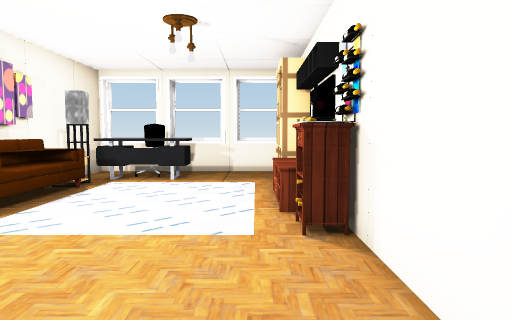
[1] (above)

16 first-person views from a walk through a 3-D level made in the Unity game engine. The camera is 1.4 m above the floor, tilts 4° down and sees 70° across. The floor is counted in squares, 1 m on a side. Each view is taken from the middle of a square. On the plan, view 1 faces up. The plan holds only what a view shows up to about 16 squares ahead; the rest is blank. The player is left out. Door leaves are left out, so doorways stand open. Some surface patterns are stand-ins.

[2]
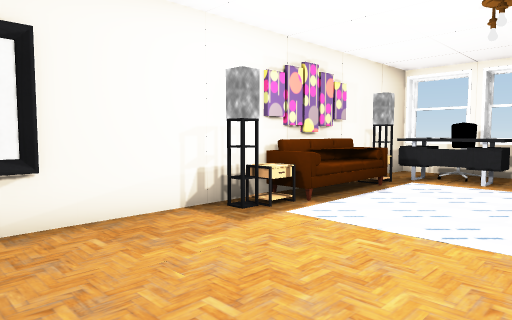

[3]
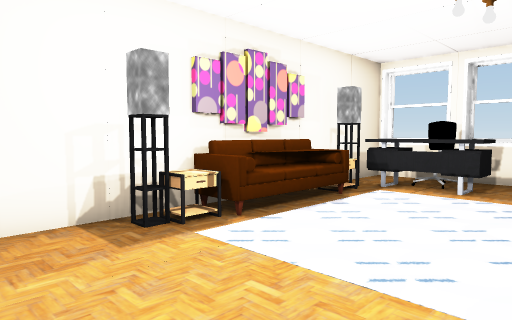

[4]
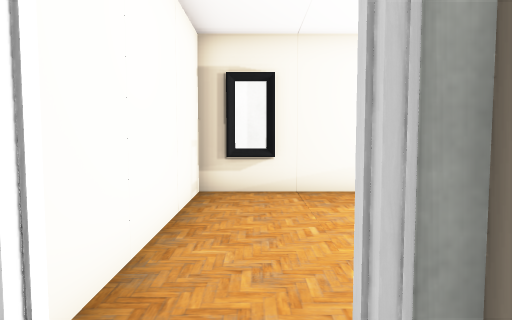

[5]
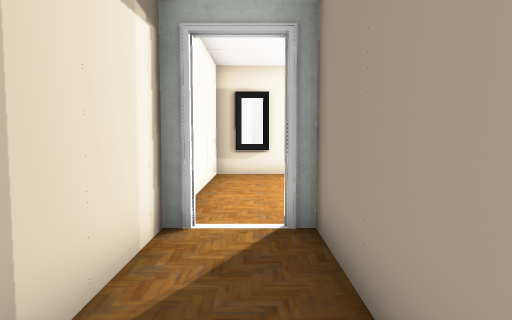

[6]
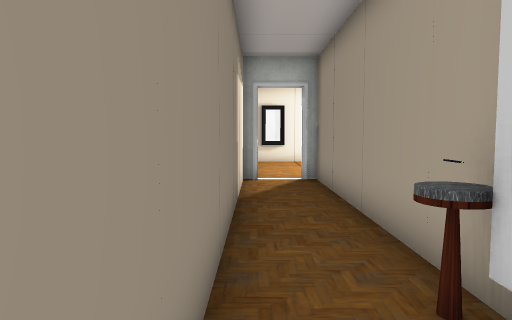

[7]
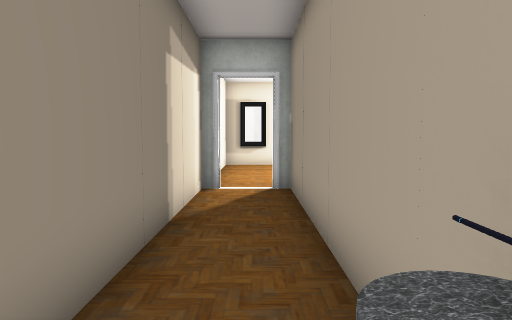

[8]
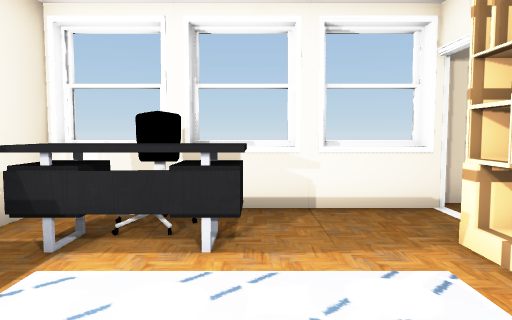

[9]
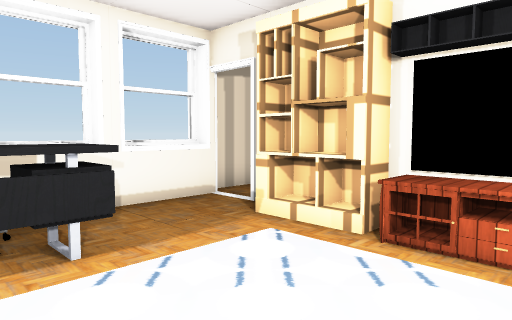

[10]
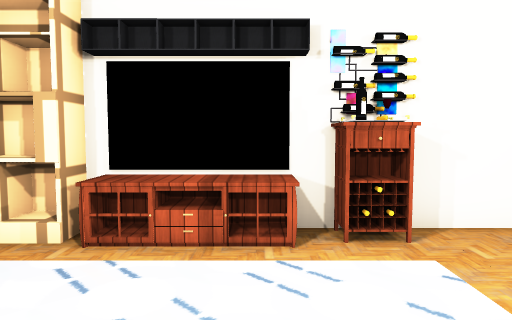

[11]
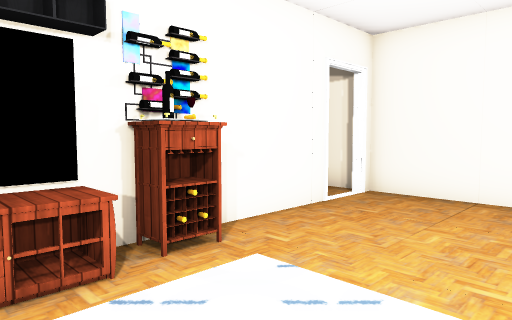

[12]
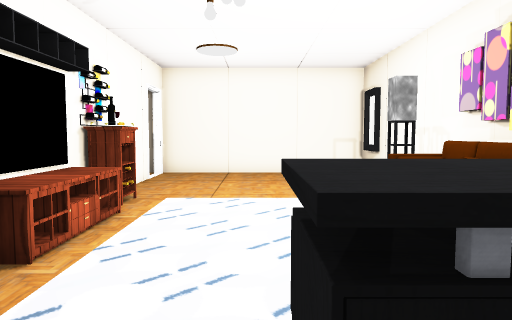

[13]
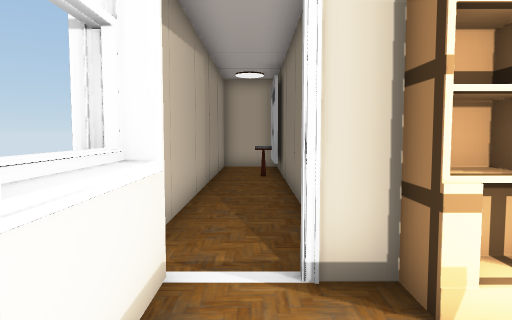

[14]
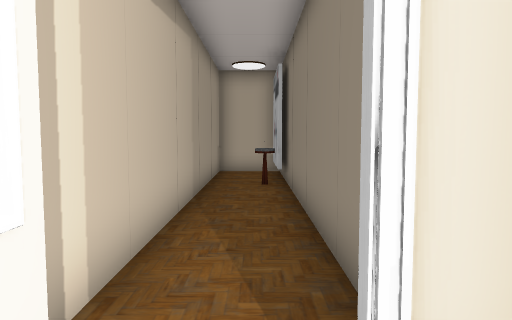

[15]
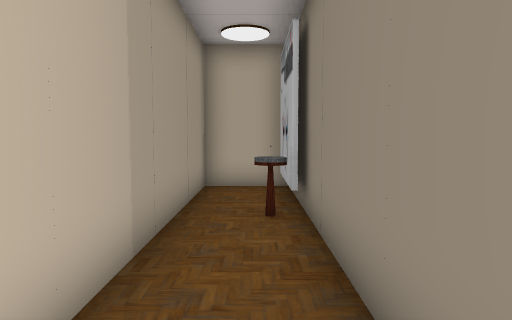

[16]
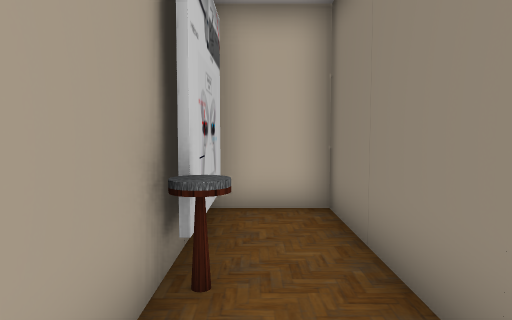

### Floor plan
Points are (right, up) in squares from view 1. A wall is a line through its corners. A room is listed if a view was taken in it or the views show most of it. See-through windows are left out.
Room 1 (views 1, 2, 3, 8, 9, 10, 11, 12, 13, 14)
walls: (0.6, 5) (1.3, 5); (-5.5, 5) (-5, 5) (-5, 4.6) (-5.5, 4.6); (1.5, 5) (0.6, 5) (0.6, 5.6); (-4.4, 11.1) (-5, 11.1) (-5, 10.5) (-5.5, 10.5); (-2.2, 12.2) (-2.2, 11.4); (1.4, 11.6) (1.4, 12.6); (1.4, 1.4) (1.4, 9.6); (-1.2, 14.2) (-3.2, 14.2); (-4.2, 14.2) (-5.7, 14.2); (1.8, 13.9) (-5.9, 13.9) (-5.9, -0.4) (1.5, -0.4); (1.3, 14.2) (-0.7, 14.2); (1.4, -0.5) (1.4, 0)
ways out: open door at (1.7, 0.7) to room 2; open door at (1.7, 13.3) to room 3
objects: table (-5, 6); sofa (-5, 7) to (-5, 9); table (-5, 10); other object (-4, 11) to (-2, 11); chair (-4, 12) to (-3, 13); other object (1, 6); TV (1, 7) to (1, 8); table (1, 9); shelf (1, 10) to (1, 12)
Room 2 (views 4, 5, 6, 7, 16)
walls: (11.3, 1.9) (1.6, 1.9); (1.6, 0) (1.6, -0.5); (1.5, -0.4) (13.9, -0.4) (13.9, 1.8)
ways out: open door at (1.7, 0.7) to room 1
objects: other object (10, 1)
Room 3 (view 15)
walls: (3.1, 12.1) (10, 12.1); (9.5, 14.4) (1.8, 14.4)
ways out: open door at (1.7, 13.3) to room 1; opening at (10, 14) to room 4
Room 4 (no view inside)
walls: (13.9, 12.1) (13.9, 14.4) (9.5, 14.4); (10, 12.1) (13, 12.1)
ways out: opening at (10, 14) to room 3

Positions as (right, up) in squares from view 1, and headings:
1: (0, 0), facing up
2: (0, 0), facing up-left
3: (0, 2), facing up-left
4: (3, 1), facing left
5: (7, 1), facing left
6: (13, 0), facing left
7: (11, 1), facing left
8: (-2, 7), facing up
9: (-4, 7), facing up-right
10: (-4, 7), facing right
11: (-3, 8), facing down-right
12: (-2, 13), facing down
13: (-2, 13), facing right
14: (0, 13), facing right
15: (4, 13), facing right
16: (7, 1), facing right
